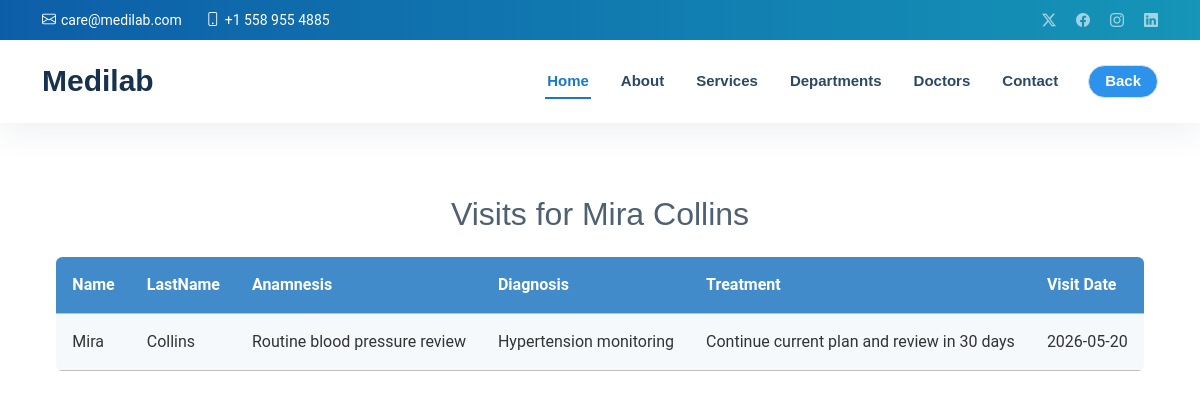
The page /visits.php?id=1 (signed in) on the database its author committed.
### tables this page shows
CREATE TABLE `visits` (
  `id` int(11) NOT NULL,
  `visitdate` date NOT NULL,
  `anamnesis` varchar(255) NOT NULL,
  `diagnosis` varchar(255) NOT NULL,
  `treatment` varchar(255) NOT NULL,
  `patient_id` int(11) NOT NULL
);

CREATE TABLE `patients` (
  `id` int(11) NOT NULL,
  `name` varchar(255) NOT NULL,
  `lastname` varchar(255) NOT NULL,
  `username` varchar(255) NOT NULL,
  `diagnosis` varchar(255) NOT NULL,
  `password` varchar(255) NOT NULL
);

### visits.php (the view, shortened to what this page needs)
<?php
include_once('config.php');
$id = $_GET['id'] ?? null;
$sql = "SELECT CONCAT(name, ' ', lastname) AS fullname FROM patients WHERE id = :id";
$prep = $conn->prepare($sql);
$prep->bindParam(":id", $id);
$prep->execute();
$patient = $prep->fetch();
$sql = "SELECT v.*, p.name, p.lastname FROM visits v LEFT JOIN patients p ON p.id = v.patient_id WHERE v.patient_id = :id";
$prep = $conn->prepare($sql);
$prep->bindParam(":id", $id);
$prep->execute();
$visits = $prep->fetchAll();
?>
<!DOCTYPE html>
<html lang="en">
<head>
  <link href="assets/vendor/bootstrap/css/bootstrap.min.css" rel="stylesheet">
  <link href="assets/vendor/bootstrap-icons/bootstrap-icons.css" rel="stylesheet">
  <link href="assets/vendor/aos/aos.css" rel="stylesheet">
  <link href="assets/vendor/fontawesome-free/css/all.min.css" rel="stylesheet">
  <link href="assets/vendor/glightbox/css/glightbox.min.css" rel="stylesheet">
  <link href="assets/vendor/swiper/swiper-bundle.min.css" rel="stylesheet">
  <link href="assets/css/main.css" rel="stylesheet">
</head>
<body>
<?php if ($_SESSION['admin'] == "false"): ?>
  <header id="header" class="header sticky-top">
    <div class="topbar d-flex align-items-center">
      <div class="container d-flex justify-content-center justify-content-md-between">
        <div class="contact-info d-flex align-items-center">
          <i class="bi bi-envelope"><a href="mailto:care@medilab.com">care@medilab.com</a></i>
          <i class="bi bi-phone ms-4"><span>+1 558 955 4885</span></i>
        </div>
        <div class="social-links d-none d-md-flex align-items-center">
          <a href="#" class="twitter"><i class="bi bi-twitter-x"></i></a>
          <a href="#" class="facebook"><i class="bi bi-facebook"></i></a>
          <a href="#" class="instagram"><i class="bi bi-instagram"></i></a>
          <a href="#" class="linkedin"><i class="bi bi-linkedin"></i></a>
        </div>
      </div>
    </div>
    <div class="branding d-flex align-items-center">
      <div class="container d-flex align-items-center justify-content-between">
        <a href="index1.php" class="logo me-auto"><h1 class="sitename">Medilab</h1></a>
        <nav id="navmenu" class="navmenu">
          <ul>
            <li><a href="#hero" class="active">Home</a></li>
            <li><a href="#about">About</a></li>
            <li><a href="#services">Services</a></li>
            <li><a href="#departments">Departments</a></li>
            <li><a href="#doctors">Doctors</a></li>
            <li><a href="#contact">Contact</a></li>
            <li><a href="index1.php" class="btn text-white px-3 py-1 border rounded-5" style="background-color:#2C92EB;">Back</a></li>
          </ul>
        </nav>
      </div>
    </div>
  </header>
<?php else: ?>
  <?php include_once("dashboardHeader2.php"); ?>
<?php endif; ?>
<div class="container-fluid">
  <div class="row">
    <main role="main" class="col <?php echo ($_SESSION['admin'] == "true") ? 'ml-sm-auto col-lg-10 px-4' : 'col-12'; ?> mt-5">
      <h1 class="h2 text-center mt-4">Visits for <?php echo htmlspecialchars($patient['fullname'] ?? ''); ?></h1>
      <table class="rwd-table mt-4">
        <tbody>
          <tr>
            <th>Name</th>
            <th>LastName</th>
            <th>Anamnesis</th>
            <th>Diagnosis</th>
            <th>Treatment</th>
            <th>Visit Date</th>
          </tr>
          <?php foreach ($visits as $visit): ?>
            <tr>
              <td data-th="Name"><?php echo htmlspecialchars($visit['name']); ?></td>
              <td data-th="Last Name"><?php echo htmlspecialchars($visit['lastname']); ?></td>
              <td data-th="Anamnesis"><?php echo htmlspecialchars($visit['anamnesis']); ?></td>
              <td data-th="Diagnosis"><?php echo htmlspecialchars($visit['diagnosis']); ?></td>
              <td data-th="Treatment"><?php echo htmlspecialchars($visit['treatment']); ?></td>
              <td data-th="Visit Date"><?php echo htmlspecialchars($visit['visitdate']); ?></td>
            </tr>
          <?php endforeach; ?>
        </tbody>
      </table>
    </main>
  </div>
</div>
<?php include("footer.php"); ?>
</body>
</html>

### assets/css/main.css (style rules this page uses)
:root { --default-font: "Roboto", system-ui, -apple-system, "Segoe UI", Roboto, "Helvetica Neue", Arial, "Noto Sans", "Liberation Sans", sans-serif, "Apple Color Emoji", "Segoe UI Emoji", "Segoe UI Symbol", "Noto Color Emoji"; --heading-font: "Poppins", sans-serif; --nav-font: "Raleway", sans-serif; }
:root { --background-color: #ffffff; --default-color: #444444; --heading-color: #2c4964; --accent-color: #1977cc; --surface-color: #ffffff; --contrast-color: #ffffff; }
:root { --nav-color: #2c4964; --nav-hover-color: #1977cc; --nav-mobile-background-color: #ffffff; --nav-dropdown-background-color: #ffffff; --nav-dropdown-color: #2c4964; --nav-dropdown-hover-color: #1977cc; }
:root { scroll-behavior: smooth; }
body { color: var(--default-color); background-color: var(--background-color); font-family: var(--default-font); }
a { color: var(--accent-color); text-decoration: none; transition: 0.3s; }
h1, h2, h3, h4, h5, h6 { color: var(--heading-color); font-family: var(--heading-font); }
.header { color: var(--default-color); transition: all 0.5s; z-index: 997; background-color: var(--background-color); }
.header .topbar { background-color: var(--accent-color); height: 40px; padding: 0; font-size: 14px; transition: all 0.5s; }
.header .topbar .contact-info i { font-style: normal; color: var(--contrast-color); }
.header .topbar .contact-info i a, .header .topbar .contact-info i span { padding-left: 5px; color: var(--contrast-color); }
.header .topbar .contact-info i a { line-height: 0; transition: 0.3s; }
.header .topbar .social-links a { color: color-mix(in srgb, var(--contrast-color), transparent 40%); line-height: 0; transition: 0.3s; margin-left: 20px; }
.header .branding { min-height: 60px; padding: 10px 0; }
.header .logo { line-height: 1; }
.header .logo h1 { font-size: 30px; margin: 0; font-weight: 700; color: var(--heading-color); }
@media (max-width: 1200px) { .header .logo { order: 1; } }
@media (max-width: 1200px) { .header .navmenu { order: 3; } }
@media (min-width: 1200px) { .navmenu { padding: 0; } }
@media (min-width: 1200px) { .navmenu ul { margin: 0; padding: 0; display: flex; list-style: none; align-items: center; } }
@media (min-width: 1200px) { .navmenu li { position: relative; } }
@media (min-width: 1200px) { .navmenu>ul>li { white-space: nowrap; padding: 15px 14px; } }
@media (min-width: 1200px) { .navmenu>ul>li:last-child { padding-right: 0; } }
@media (min-width: 1200px) { .navmenu a, .navmenu a:focus { color: var(--nav-color); font-size: 15px; padding: 0 2px; font-family: var(--nav-font); font-weight: 400; display: flex; align-items: center; justify-content: space-between; white-space: nowrap; transition: 0.3s; position: relative; } }
@media (min-width: 1200px) { .navmenu>ul>li>a:before { content: ""; position: absolute; width: 100%; height: 2px; bottom: -6px; left: 0; background-color: var(--nav-hover-color); visibility: hidden; width: 0px; transition: all 0.3s ease-in-out 0s; } }
@media (min-width: 1200px) { .navmenu a:hover:before, .navmenu li:hover>a:before, .navmenu .active:before { visibility: visible; width: 100%; } }
@media (min-width: 1200px) { .navmenu li:hover>a, .navmenu .active, .navmenu .active:focus { color: var(--nav-hover-color); } }
:root { --accent-color: #0f6fc9; --heading-color: #17324d; --default-color: #4f6072; --surface-color: #ffffff; }
body { text-rendering: optimizeLegibility; }
.header { box-shadow: 0 10px 30px rgba(24, 58, 91, 0.07); }
.header .topbar { background: linear-gradient(90deg, #0d5ea8, #1595b7); }
.header .branding { min-height: 76px; }
.header .logo h1, .header .logo .sitename { font-weight: 800; letter-spacing: 0; }
.navmenu a { font-weight: 700; }

### rows shown on the page
visits: patient.name "Mira", patient.lastname "Collins", anamnesis "Routine blood pressure review", diagnosis "Hypertension monitoring", treatment "Continue current plan and review in 30 days", visitdate "2026-05-20"

### other values the page prints
$patient['fullname'] "Mira Collins"
